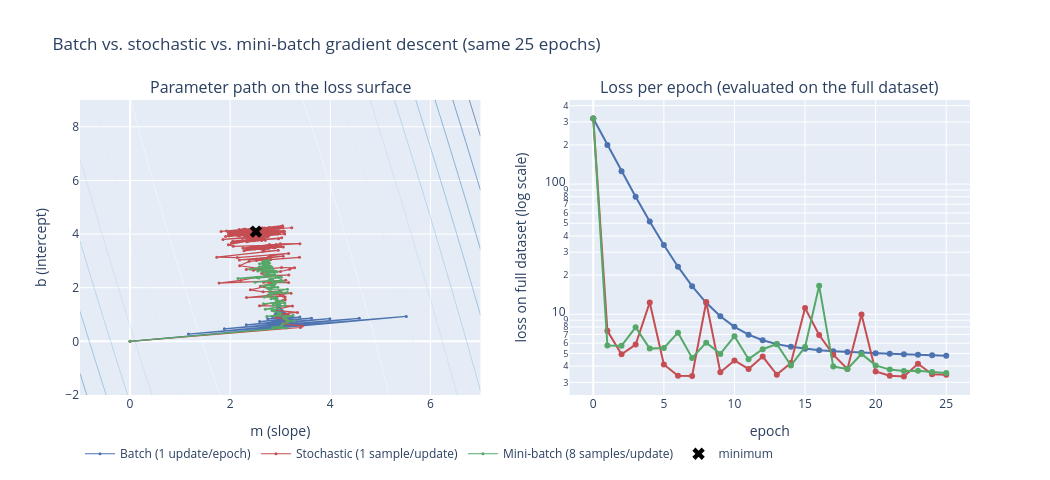

Notebook code for this chart:
### Code cell
fig_types = make_subplots(rows=1, cols=2, subplot_titles=("Parameter path on the loss surface", "Loss per epoch (evaluated on the full dataset)"))
fig_types.add_trace(go.Contour(x=m_grid, y=b_grid, z=Z, colorscale="Blues", showscale=False, contours=dict(coloring="lines")), row=1, col=1)

for path, name, color, subsample in [
    (path_batch, "Batch (1 update/epoch)", BLUE, 1),
    (path_sgd, "Stochastic (1 sample/update)", RED, 5),
    (path_mb, "Mini-batch (8 samples/update)", GREEN, 2),
]:
    pm = [p[0] for p in path][::subsample]
    pb = [p[1] for p in path][::subsample]
    fig_types.add_trace(go.Scatter(x=pm, y=pb, mode="lines+markers", name=name, line=dict(color=color, width=1.2), marker=dict(size=3, color=color)), row=1, col=1)

fig_types.add_trace(go.Scatter(x=[m_star], y=[b_star], mode="markers", marker=dict(color="black", size=11, symbol="x"), name="minimum"), row=1, col=1)

for el, name, color in [(el_batch, "Batch", BLUE), (el_sgd, "Stochastic", RED), (el_mb, "Mini-batch", GREEN)]:
    fig_types.add_trace(go.Scatter(x=list(range(len(el))), y=el, mode="lines+markers", name=name, line=dict(color=color), showlegend=False), row=1, col=2)

fig_types.update_yaxes(type="log", title_text="loss on full dataset (log scale)", row=1, col=2)
fig_types.update_xaxes(title_text="epoch", row=1, col=2)
fig_types.update_xaxes(title_text="m (slope)", range=[m_grid[0], m_grid[-1]], row=1, col=1)
fig_types.update_yaxes(title_text="b (intercept)", range=[b_grid[0], b_grid[-1]], row=1, col=1)
fig_types.update_layout(title=f"Batch vs. stochastic vs. mini-batch gradient descent (same {N_EPOCHS} epochs)", height=480, width=1050, legend=dict(orientation="h", y=-0.15))
fig_types.show()

### Figure 1 — Plotly figure (JSON) as saved in the notebook; plotly's stock layout.template omitted (floating-point values rounded to 4 significant figures; data arrays with more than 128 entries replaced by an {"elided": "..."} marker saying what was removed)
{"data": [{"colorscale": [[0.0, "rgb(247,251,255)"], [0.125, "rgb(222,235,247)"], [0.25, "rgb(198,219,239)"], [0.375, "rgb(158,202,225)"], [0.5, "rgb(107,174,214)"], [0.625, "rgb(66,146,198)"], [0.75, "rgb(33,113,181)"], [0.875, "rgb(8,81,156)"], [1.0, "rgb(8,48,107)"]], "contours": {"coloring": "lines"}, "showscale": false, "type": "contour", "x": [-1.0, -0.8987, -0.7975, -0.6962, -0.5949, -0.4937, -0.3924, -0.2911, -0.1899, -0.08861, 0.01266, 0.1139, 0.2152, 0.3165, 0.4177, 0.519, 0.6203, 0.7215, 0.8228, 0.9241, 1.025, 1.127, 1.228, 1.329, 1.43, 1.532, 1.633, 1.734, 1.835, 1.937, 2.038, 2.139, 2.241, 2.342, 2.443, 2.544, 2.646, 2.747, 2.848, 2.949, 3.051, 3.152, 3.253, 3.354, 3.456, 3.557, 3.658, 3.759, 3.861, 3.962, 4.063, 4.165, 4.266, 4.367, 4.468, 4.57, 4.671, 4.772, 4.873, 4.975, 5.076, 5.177, 5.278, 5.38, 5.481, 5.582, 5.684, 5.785, 5.886, 5.987, 6.089, 6.19, 6.291, 6.392, 6.494, 6.595, 6.696, 6.797, 6.899, 7.0], "xaxis": "x", "y": [-2.0, -1.861, -1.722, -1.582, -1.443, -1.304, -1.165, -1.025, -0.8861, -0.7468, -0.6076, -0.4684, -0.3291, -0.1899, -0.05063, 0.08861, 0.2278, 0.3671, 0.5063, 0.6456, 0.7848, 0.9241, 1.063, 1.203, 1.342, 1.481, 1.62, 1.759, 1.899, 2.038, 2.177, 2.316, 2.456, 2.595, 2.734, 2.873, 3.013, 3.152, 3.291, 3.43, 3.57, 3.709, 3.848, 3.987, 4.127, 4.266, 4.405, 4.544, 4.684, 4.823, 4.962, 5.101, 5.241, 5.38, 5.519, 5.658, 5.797, 5.937, 6.076, 6.215, 6.354, 6.494, 6.633, 6.772, 6.911, 7.051, 7.19, 7.329, 7.468, 7.608, 7.747, 7.886, 8.025, 8.165, 8.304, 8.443, 8.582, 8.722, 8.861, 9.0], "yaxis": "y", "z": {"elided": "80x80 float values"}}, {"line": {"color": "#4C72B0", "width": 1.2}, "marker": {"color": "#4C72B0", "size": 3}, "mode": "lines+markers", "name": "Batch (1 update/epoch)", "type": "scatter", "x": [0.0, 5.518, 1.166, 4.578, 1.883, 3.992, 2.321, 3.624, 2.589, 3.393, 2.749, 3.245, 2.845, 3.149, 2.9, 3.086, 2.929, 3.043, 2.944, 3.012, 2.949, 2.989, 2.948, 2.971, 2.944, 2.957], "xaxis": "x", "y": [0.0, 0.9283, 0.2705, 0.8595, 0.4669, 0.8457, 0.6169, 0.8652, 0.7375, 0.9048, 0.8393, 0.9562, 0.9288, 1.014, 1.01, 1.076, 1.086, 1.139, 1.158, 1.203, 1.226, 1.266, 1.292, 1.328, 1.356, 1.39], "yaxis": "y"}, {"line": {"color": "#C44E52", "width": 1.2}, "marker": {"color": "#C44E52", "size": 3}, "mode": "lines+markers", "name": "Stochastic (1 sample/update)", "type": "scatter", "x": {"elided": "301 float values"}, "xaxis": "x", "y": {"elided": "301 float values"}, "yaxis": "y"}, {"line": {"color": "#55A868", "width": 1.2}, "marker": {"color": "#55A868", "size": 3}, "mode": "lines+markers", "name": "Mini-batch (8 samples/update)", "type": "scatter", "x": [0.0, 3.114, 2.849, 3.025, 3.056, 3.137, 3.281, 3.148, 3.12, 3.075, 3.073, 3.258, 2.732, 3.0, 2.996, 2.966, 2.885, 2.836, 2.983, 2.702, 3.097, 2.855, 2.992, 3.091, 2.664, 2.974, 3.041, 2.92, 2.934, 2.817, 2.935, 2.886, 2.682, 2.796, 2.83, 3.144, 3.016, 2.964, 2.786, 2.89, 3.143, 2.812, 2.785, 2.765, 2.95, 2.731, 2.879, 2.862, 2.638, 2.719, 2.897, 2.854, 3.06, 3.016, 3.005, 2.497, 2.85, 2.777, 2.813, 2.976, 3.021, 2.963, 2.936, 2.573, 2.157, 2.891, 2.72, 2.886, 2.703, 2.754, 2.75, 2.939, 2.791, 2.912, 2.649, 2.863, 2.551, 2.687, 2.794, 2.662, 2.842, 2.407, 2.744, 2.816, 2.783, 2.77, 2.773, 2.585, 2.758, 2.666, 2.783, 2.66, 2.651, 2.586, 2.744, 2.649, 2.663, 2.753, 2.746, 2.776, 2.696], "xaxis": "x", "y": [0.0, 0.5028, 0.5203, 0.5823, 0.6515, 0.7171, 0.7702, 0.7816, 0.8239, 0.8602, 0.8981, 0.961, 0.9305, 0.9962, 1.049, 1.065, 1.127, 1.154, 1.207, 1.201, 1.337, 1.342, 1.407, 1.433, 1.403, 1.467, 1.518, 1.519, 1.568, 1.586, 1.615, 1.646, 1.654, 1.723, 1.761, 1.827, 1.816, 1.821, 1.819, 1.841, 1.943, 1.943, 1.947, 1.963, 2.017, 2.0, 2.057, 2.096, 2.065, 2.1, 2.145, 2.191, 2.226, 2.274, 2.263, 2.205, 2.287, 2.301, 2.328, 2.378, 2.391, 2.407, 2.41, 2.366, 2.345, 2.468, 2.468, 2.506, 2.491, 2.511, 2.539, 2.594, 2.584, 2.618, 2.583, 2.646, 2.627, 2.663, 2.708, 2.698, 2.731, 2.691, 2.776, 2.796, 2.791, 2.791, 2.799, 2.786, 2.861, 2.864, 2.911, 2.892, 2.902, 2.893, 2.944, 2.96, 2.947, 2.982, 2.997, 3.02, 3.01], "yaxis": "y"}, {"marker": {"color": "black", "size": 11, "symbol": "x"}, "mode": "markers", "name": "minimum", "type": "scatter", "x": [2.515], "xaxis": "x", "y": [4.092], "yaxis": "y"}, {"line": {"color": "#4C72B0"}, "mode": "lines+markers", "name": "Batch", "showlegend": false, "type": "scatter", "x": [0, 1, 2, 3, 4, 5, 6, 7, 8, 9, 10, 11, 12, 13, 14, 15, 16, 17, 18, 19, 20, 21, 22, 23, 24, 25], "xaxis": "x2", "y": [318.9, 199.6, 125.7, 79.94, 51.62, 34.08, 23.2, 16.45, 12.26, 9.641, 8.005, 6.975, 6.32, 5.898, 5.621, 5.433, 5.301, 5.204, 5.128, 5.067, 5.015, 4.968, 4.926, 4.886, 4.848, 4.812], "yaxis": "y2"}, {"line": {"color": "#C44E52"}, "mode": "lines+markers", "name": "Stochastic", "showlegend": false, "type": "scatter", "x": [0, 1, 2, 3, 4, 5, 6, 7, 8, 9, 10, 11, 12, 13, 14, 15, 16, 17, 18, 19, 20, 21, 22, 23, 24, 25], "xaxis": "x2", "y": [318.9, 7.456, 4.925, 5.852, 12.33, 4.11, 3.369, 3.36, 12.42, 3.59, 4.415, 3.805, 4.736, 3.439, 4.231, 11.18, 6.927, 4.897, 3.798, 9.942, 3.632, 3.367, 3.327, 4.174, 3.461, 3.432], "yaxis": "y2"}, {"line": {"color": "#55A868"}, "mode": "lines+markers", "name": "Mini-batch", "showlegend": false, "type": "scatter", "x": [0, 1, 2, 3, 4, 5, 6, 7, 8, 9, 10, 11, 12, 13, 14, 15, 16, 17, 18, 19, 20, 21, 22, 23, 24, 25], "xaxis": "x2", "y": [318.9, 5.753, 5.73, 7.94, 5.447, 5.504, 7.227, 4.623, 6.053, 4.964, 6.788, 4.522, 5.389, 5.918, 4.038, 5.611, 16.54, 3.967, 3.803, 4.957, 4.051, 3.759, 3.674, 3.676, 3.602, 3.537], "yaxis": "y2"}], "layout": {"annotations": [{"font": {"size": 16}, "showarrow": false, "text": "Parameter path on the loss surface", "x": 0.225, "xanchor": "center", "xref": "paper", "y": 1.0, "yanchor": "bottom", "yref": "paper"}, {"font": {"size": 16}, "showarrow": false, "text": "Loss per epoch (evaluated on the full dataset)", "x": 0.775, "xanchor": "center", "xref": "paper", "y": 1.0, "yanchor": "bottom", "yref": "paper"}], "height": 480, "legend": {"orientation": "h", "y": -0.15}, "title": {"text": "Batch vs. stochastic vs. mini-batch gradient descent (same 25 epochs)"}, "width": 1050, "xaxis": {"anchor": "y", "domain": [0.0, 0.45], "range": [-1.0, 7.0], "title": {"text": "m (slope)"}}, "xaxis2": {"anchor": "y2", "domain": [0.55, 1.0], "title": {"text": "epoch"}}, "yaxis": {"anchor": "x", "domain": [0.0, 1.0], "range": [-2.0, 9.0], "title": {"text": "b (intercept)"}}, "yaxis2": {"anchor": "x2", "domain": [0.0, 1.0], "title": {"text": "loss on full dataset (log scale)"}, "type": "log"}}}
